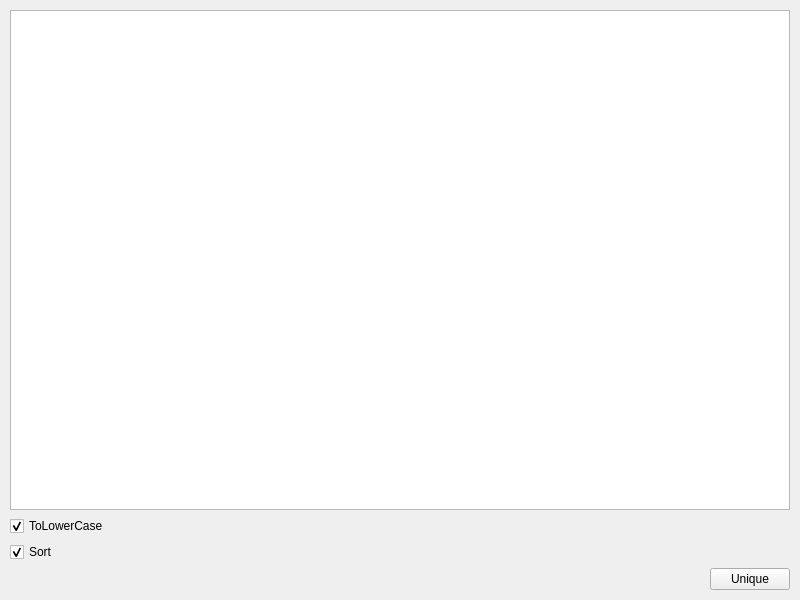
<?xml version="1.0" encoding="UTF-8"?>
<ui version="4.0">
 <class>MainWindow</class>
 <widget class="QMainWindow" name="MainWindow">
  <property name="geometry">
   <rect>
    <x>0</x>
    <y>0</y>
    <width>800</width>
    <height>600</height>
   </rect>
  </property>
  <property name="windowTitle">
   <string>MainWindow</string>
  </property>
  <widget class="QWidget" name="centralwidget">
   <layout class="QGridLayout" name="gridLayout_2">
    <property name="leftMargin">
     <number>0</number>
    </property>
    <property name="topMargin">
     <number>0</number>
    </property>
    <property name="rightMargin">
     <number>0</number>
    </property>
    <property name="bottomMargin">
     <number>0</number>
    </property>
    <item row="0" column="0">
     <layout class="QGridLayout" name="gridLayout">
      <property name="leftMargin">
       <number>10</number>
      </property>
      <property name="topMargin">
       <number>10</number>
      </property>
      <property name="rightMargin">
       <number>10</number>
      </property>
      <property name="bottomMargin">
       <number>10</number>
      </property>
      <item row="8" column="0" alignment="Qt::AlignLeft">
       <widget class="QCheckBox" name="checkBox_2">
        <property name="minimumSize">
         <size>
          <width>0</width>
          <height>0</height>
         </size>
        </property>
        <property name="text">
         <string>ToLowerCase</string>
        </property>
        <property name="checked">
         <bool>true</bool>
        </property>
       </widget>
      </item>
      <item row="10" column="0" alignment="Qt::AlignRight">
       <widget class="QPushButton" name="pushButton">
        <property name="text">
         <string>Unique</string>
        </property>
       </widget>
      </item>
      <item row="0" column="0">
       <widget class="QPlainTextEdit" name="plainTextEdit">
        <property name="enabled">
         <bool>true</bool>
        </property>
       </widget>
      </item>
      <item row="9" column="0" alignment="Qt::AlignLeft">
       <widget class="QCheckBox" name="checkBox_1">
        <property name="minimumSize">
         <size>
          <width>0</width>
          <height>0</height>
         </size>
        </property>
        <property name="text">
         <string>Sort</string>
        </property>
        <property name="checked">
         <bool>true</bool>
        </property>
       </widget>
      </item>
     </layout>
    </item>
   </layout>
  </widget>
 </widget>
 <resources/>
 <connections/>
</ui>
